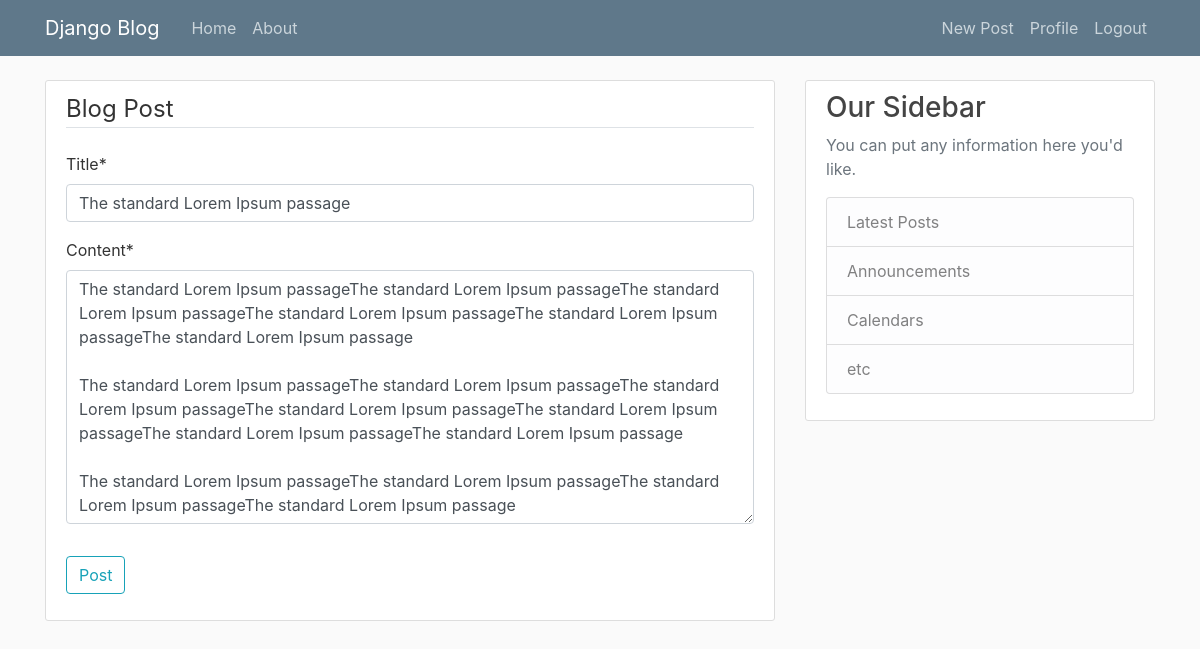
The page /blog/post/13/update/ (signed in) on the database its author committed.
### blog/models.py (models this page shows, shortened)
class Post(models.Model):
    title = models.CharField(max_length=100)
    content = models.TextField()
    date_posted = models.DateTimeField(default=timezone.now)
    author = models.ForeignKey(User, on_delete=models.CASCADE)

### blog/views.py (the view, shortened to what this page needs)
# urls.py: path('post/<int:pk>/update/', PostUpdateView.as_view(), name='post-update'),
class PostUpdateView(LoginRequiredMixin, UserPassesTestMixin, UpdateView):
    model = Post
    fields = ['title', 'content']
    def test_func(self):
        post = self.get_object()
        if self.request.user == post.author:
            return True
        return False

### blog/templates/blog/post_form.html (shortened to what this page needs)
{% extends "blog/base.html" %}
{% load crispy_forms_tags %}
{% block content %}
    <div class="content-section">
        <form method="POST">
            <fieldset class="form-group">
                <legend class="border-bottom mb-4">Blog Post</legend>
                {{ form|crispy }}
            </fieldset>
            <div class="form-group">
                <button class="btn btn-outline-info" type="submit">Post</button>
            </div>
        </form>
    </div>
{% endblock content %}

### blog/static/blog/main.css (style rules this page uses)
body { background: #fafafa; color: #333333; margin-top: 5rem; }
.content-section { background: #ffffff; padding: 10px 20px; border: 1px solid #dddddd; border-radius: 3px; margin-bottom: 20px; }

### rows shown on the page
Post: title "The standard Lorem Ipsum passage", content "The standard Lorem Ipsum passageThe standard Lorem Ipsum passageThe standard Lorem Ipsum passageThe standard Lorem Ipsum passageThe standard Lorem Ipsum passageThe standard Lorem Ipsum passage The standard Lorem Ipsum passageThe standard Lorem Ipsum passageThe standard Lorem Ipsum passageThe standard Lorem Ipsum passageThe standard Lorem Ipsum passageThe standard Lorem Ipsum passageThe standard Lorem Ipsum passage The standard Lorem Ipsum passageThe standard Lorem Ipsum passageThe standard Lorem Ipsum passageThe standard Lorem Ipsum passage"
